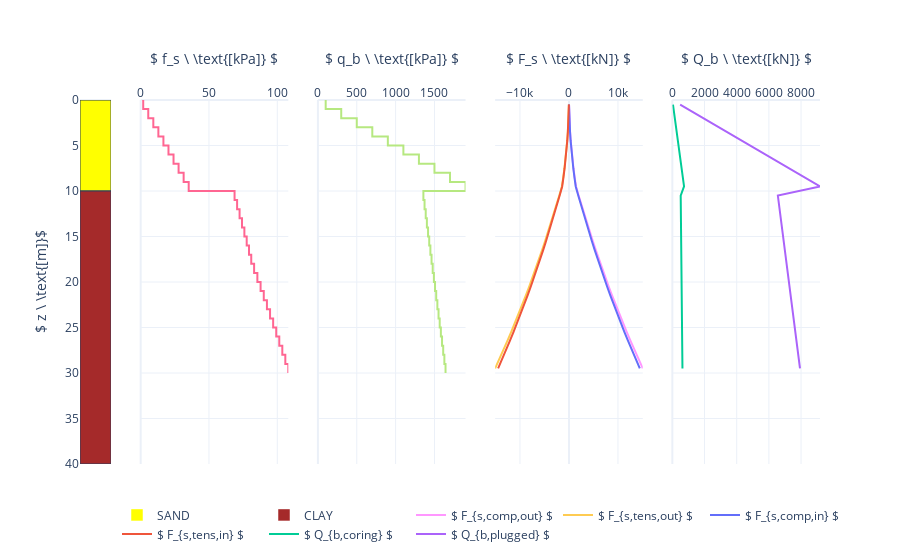

Here is the notebook cell this chart was saved with:
### Markdown cell above
### Results for the final penetration

As unit skin friction profiles can be penetration-dependent, the plot of unit skin friction $ f_s $ is only valid for the selected final pile penetration.

The profiles of unit skin friction $ f_s $, unit end bearing $ q_b $ and integrated shaft resistance in compression and tension over the inside and outside of the pile are plotted as well as the plugged and unplugged (coring) end bearing.

### Code cell
calc.plot_single_penetration()

### Figure 1 — Plotly figure (JSON) as saved in the notebook; plotly's stock layout.template omitted (floating-point values rounded to 4 significant figures)
{"data": [{"marker": {"color": "yellow"}, "name": "SAND", "type": "bar", "x": [-10, -10], "xaxis": "x", "y": [40, 40], "yaxis": "y"}, {"marker": {"color": "brown"}, "name": "CLAY", "type": "bar", "x": [-10, -10], "xaxis": "x", "y": [40, 40], "yaxis": "y"}, {"line": {"color": "black"}, "mode": "lines", "name": "Dummy", "showlegend": false, "type": "scatter", "x": [0, 100], "xaxis": "x2", "y": [null, null], "yaxis": "y2"}, {"line": {"color": "black"}, "mode": "lines", "name": "Dummy", "showlegend": false, "type": "scatter", "x": [0, 100], "xaxis": "x3", "y": [null, null], "yaxis": "y3"}, {"line": {"color": "black"}, "mode": "lines", "name": "Dummy", "showlegend": false, "type": "scatter", "x": [0, 100], "xaxis": "x4", "y": [null, null], "yaxis": "y4"}, {"line": {"color": "black"}, "mode": "lines", "name": "Dummy", "showlegend": false, "type": "scatter", "x": [0, 100], "xaxis": "x5", "y": [null, null], "yaxis": "y5"}, {"mode": "lines", "name": "fs comp", "showlegend": false, "type": "scatter", "x": [1.85, 1.85, 5.55, 5.55, 9.25, 9.25, 12.95, 12.95, 16.65, 16.65, 20.35, 20.35, 24.05, 24.05, 27.75, 27.75, 31.45, 31.45, 35.15, 35.15, 68.72, 68.72, 70.59, 70.59, 72.4, 72.4, 74.18, 74.18, 75.91, 75.91, 77.62, 77.62, 79.29, 79.29, 80.94, 80.94, 83.04, 83.04, 85.42, 85.42, 87.78, 87.78, 90.11, 90.11, 92.42, 92.42, 94.71, 94.71, 96.98, 96.98, 99.23, 99.23, 101.5, 101.5, 103.7, 103.7, 105.9, 105.9, 108.1, 108.1], "xaxis": "x2", "y": [0, 1, 1, 2, 2, 3, 3, 4, 4, 5, 5, 6, 6, 7, 7, 8, 8, 9, 9, 10, 10, 11, 11, 12, 12, 13, 13, 14, 14, 15, 15, 16, 16, 17, 17, 18, 18, 19, 19, 20, 20, 21, 21, 22, 22, 23, 23, 24, 24, 25, 25, 26, 26, 27, 27, 28, 28, 29, 29, 30], "yaxis": "y2"}, {"mode": "lines", "name": "qb", "showlegend": false, "type": "scatter", "x": [100, 100, 300, 300, 500, 500, 700, 700, 900, 900, 1100, 1100, 1300, 1300, 1500, 1500, 1700, 1700, 1900, 1900, 1358.0, 1358.0, 1372.0, 1372.0, 1388.0, 1388.0, 1402.0, 1402.0, 1418.0, 1418.0, 1432.0, 1432.0, 1448.0, 1448.0, 1462.0, 1462.0, 1478.0, 1478.0, 1492.0, 1492.0, 1508.0, 1508.0, 1522.0, 1522.0, 1538.0, 1538.0, 1552.0, 1552.0, 1568.0, 1568.0, 1582.0, 1582.0, 1598.0, 1598.0, 1612.0, 1612.0, 1628.0, 1628.0, 1642.0, 1642.0], "xaxis": "x3", "y": [0, 1, 1, 2, 2, 3, 3, 4, 4, 5, 5, 6, 6, 7, 7, 8, 8, 9, 9, 10, 10, 11, 11, 12, 12, 13, 13, 14, 14, 15, 15, 16, 16, 17, 17, 18, 18, 19, 19, 20, 20, 21, 21, 22, 22, 23, 23, 24, 24, 25, 25, 26, 26, 27, 27, 28, 28, 29, 29, 30], "yaxis": "y3"}, {"mode": "lines", "name": "$ F_{s,comp,out} $", "showlegend": true, "type": "scatter", "x": [14.41, 57.65, 129.7, 230.6, 360.3, 518.9, 706.3, 922.5, 1168.0, 1441.0, 1977.0, 2527.0, 3091.0, 3669.0, 4260.0, 4865.0, 5483.0, 6113.0, 6760.0, 7426.0, 8110.0, 8812.0, 9532.0, 10270.0, 11030.0, 11800.0, 12590.0, 13400.0, 14220.0, 15060.0], "xaxis": "x4", "y": [0.5, 1.5, 2.5, 3.5, 4.5, 5.5, 6.5, 7.5, 8.5, 9.5, 10.5, 11.5, 12.5, 13.5, 14.5, 15.5, 16.5, 17.5, 18.5, 19.5, 20.5, 21.5, 22.5, 23.5, 24.5, 25.5, 26.5, 27.5, 28.5, 29.5], "yaxis": "y4"}, {"mode": "lines", "name": "$ F_{s,tens,out} $", "showlegend": true, "type": "scatter", "x": [-14.41, -57.65, -129.7, -230.6, -360.3, -518.9, -706.3, -922.5, -1168.0, -1441.0, -1977.0, -2527.0, -3091.0, -3669.0, -4260.0, -4865.0, -5483.0, -6113.0, -6760.0, -7426.0, -8110.0, -8812.0, -9532.0, -10270.0, -11030.0, -11800.0, -12590.0, -13400.0, -14220.0, -15060.0], "xaxis": "x4", "y": [0.5, 1.5, 2.5, 3.5, 4.5, 5.5, 6.5, 7.5, 8.5, 9.5, 10.5, 11.5, 12.5, 13.5, 14.5, 15.5, 16.5, 17.5, 18.5, 19.5, 20.5, 21.5, 22.5, 23.5, 24.5, 25.5, 26.5, 27.5, 28.5, 29.5], "yaxis": "y4"}, {"mode": "lines", "name": "$ F_{s,comp,in} $", "showlegend": true, "type": "scatter", "x": [13.83, 55.33, 124.5, 221.3, 345.8, 498.0, 677.8, 885.3, 1120.0, 1383.0, 1897.0, 2425.0, 2966.0, 3521.0, 4088.0, 4669.0, 5262.0, 5867.0, 6488.0, 7126.0, 7783.0, 8456.0, 9147.0, 9856.0, 10580.0, 11320.0, 12080.0, 12860.0, 13650.0, 14460.0], "xaxis": "x4", "y": [0.5, 1.5, 2.5, 3.5, 4.5, 5.5, 6.5, 7.5, 8.5, 9.5, 10.5, 11.5, 12.5, 13.5, 14.5, 15.5, 16.5, 17.5, 18.5, 19.5, 20.5, 21.5, 22.5, 23.5, 24.5, 25.5, 26.5, 27.5, 28.5, 29.5], "yaxis": "y4"}, {"mode": "lines", "name": "$ F_{s,tens,in} $", "showlegend": true, "type": "scatter", "x": [-13.83, -55.33, -124.5, -221.3, -345.8, -498.0, -677.8, -885.3, -1120.0, -1383.0, -1897.0, -2425.0, -2966.0, -3521.0, -4088.0, -4669.0, -5262.0, -5867.0, -6488.0, -7126.0, -7783.0, -8456.0, -9147.0, -9856.0, -10580.0, -11320.0, -12080.0, -12860.0, -13650.0, -14460.0], "xaxis": "x4", "y": [0.5, 1.5, 2.5, 3.5, 4.5, 5.5, 6.5, 7.5, 8.5, 9.5, 10.5, 11.5, 12.5, 13.5, 14.5, 15.5, 16.5, 17.5, 18.5, 19.5, 20.5, 21.5, 22.5, 23.5, 24.5, 25.5, 26.5, 27.5, 28.5, 29.5], "yaxis": "y4"}, {"mode": "lines", "name": "$ Q_{b,coring} $", "showlegend": true, "type": "scatter", "x": [38.17, 114.5, 190.9, 267.2, 343.5, 419.9, 496.2, 572.6, 648.9, 725.2, 518.2, 523.9, 529.6, 535.3, 541.1, 546.8, 552.5, 558.2, 564.0, 569.7, 575.4, 581.1, 586.9, 592.6, 598.3, 604.0, 609.8, 615.5, 621.2, 626.9], "xaxis": "x5", "y": [0.5, 1.5, 2.5, 3.5, 4.5, 5.5, 6.5, 7.5, 8.5, 9.5, 10.5, 11.5, 12.5, 13.5, 14.5, 15.5, 16.5, 17.5, 18.5, 19.5, 20.5, 21.5, 22.5, 23.5, 24.5, 25.5, 26.5, 27.5, 28.5, 29.5], "yaxis": "y5"}, {"mode": "lines", "name": "$ Q_{b,plugged} $", "showlegend": true, "type": "scatter", "x": [483.1, 1449.0, 2415.0, 3381.0, 4347.0, 5314.0, 6280.0, 7246.0, 8212.0, 9178.0, 6557.0, 6630.0, 6702.0, 6775.0, 6847.0, 6920.0, 6992.0, 7065.0, 7137.0, 7210.0, 7282.0, 7354.0, 7427.0, 7499.0, 7572.0, 7644.0, 7717.0, 7789.0, 7862.0, 7934.0], "xaxis": "x5", "y": [0.5, 1.5, 2.5, 3.5, 4.5, 5.5, 6.5, 7.5, 8.5, 9.5, 10.5, 11.5, 12.5, 13.5, 14.5, 15.5, 16.5, 17.5, 18.5, 19.5, 20.5, 21.5, 22.5, 23.5, 24.5, 25.5, 26.5, 27.5, 28.5, 29.5], "yaxis": "y5"}], "layout": {"autosize": true, "legend": {"orientation": "h", "x": 0.05, "y": -0.1}, "shapes": [{"fillcolor": "yellow", "line": {"width": 1}, "opacity": 1, "type": "rect", "x0": 0, "x1": 1, "xref": "x", "y0": 0, "y1": 10, "yref": "y"}, {"fillcolor": "brown", "line": {"width": 1}, "opacity": 1, "type": "rect", "x0": 0, "x1": 1, "xref": "x", "y0": 10, "y1": 40, "yref": "y"}], "title": {}, "xaxis": {"anchor": "y", "domain": [0, 0.042], "range": [0, 1], "side": "top", "tickvals": [], "title": {}, "type": "linear"}, "xaxis2": {"anchor": "y", "domain": [0.082, 0.2815], "range": [0, 108.1], "side": "top", "title": {"text": "$ f_s \\ \\text{[kPa]} $"}, "type": "linear"}, "xaxis3": {"anchor": "y", "domain": [0.3215, 0.521], "range": [0, 1900], "side": "top", "title": {"text": "$ q_b \\ \\text{[kPa]} $"}, "type": "linear"}, "xaxis4": {"anchor": "y", "autorange": true, "domain": [0.561, 0.7605], "range": [-15060.0, 15060.0], "side": "top", "title": {"text": "$ F_s \\ \\text{[kN]} $"}, "type": "linear"}, "xaxis5": {"anchor": "y", "autorange": true, "domain": [0.8005, 1], "range": [0, 9178.0], "side": "top", "title": {"text": "$ Q_b \\ \\text{[kN]} $"}, "type": "linear"}, "yaxis": {"anchor": "x", "domain": [0, 1], "range": [40, 0], "title": {"text": "$ z \\ \\text{[m]}$"}, "type": "linear"}, "yaxis2": {"anchor": "x2", "domain": [0, 1], "matches": "y", "showticklabels": false}, "yaxis3": {"anchor": "x3", "domain": [0, 1], "matches": "y", "showticklabels": false}, "yaxis4": {"anchor": "x4", "domain": [0, 1], "matches": "y", "showticklabels": false}, "yaxis5": {"anchor": "x5", "domain": [0, 1], "matches": "y", "showticklabels": false}}}
